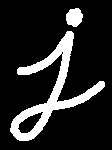
#> input picture python-opencv/blog8-erode/demo.png, 112 x 150 px
$ python quanjiafu.py
#> lines starting #> are read from the running program, lines starting #| are printed output that depends on the picture; after the words box and inside, x2 and y2 are one past the last pixel; in counts of white or black regions, pixels touching at a corner belong together
import cv2 as cv
import matplotlib.pyplot as plt
import numpy as np

# 读取图像
source = cv.imread('demo.png', cv.IMREAD_GRAYSCALE)
#> source: shape (150, 112); 15.3% white; 2 white regions, box (x1, y1, x2, y2) and area: (10, 31, 105, 141) 2331, (66, 8, 83, 27) 245

# 设置卷积核
kernel = np.ones((5, 5),np.uint8)

# 图像腐蚀
erode_img = cv.erode(source, kernel)
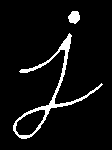
#> erode_img: shape (150, 112); 6% white; 2 white regions, box (x1, y1, x2, y2) and area: (13, 33, 103, 139) 898, (68, 11, 80, 24) 117

# 图像膨胀
dilate_result = cv.dilate(source, kernel)
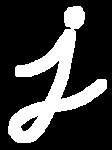
#> dilate_result: shape (150, 112); 24.6% white; 1 white region, box (x1, y1, x2, y2) and area: (8, 6, 107, 143) 4134

# 显示结果
titles = ['Source Img','Erode Img','Dilate Img']
images = [source, erode_img, dilate_result]

# matplotlib 绘图
for i in range(3):
   plt.subplot(1, 3, i+1), plt.imshow(images[i],'gray')
   plt.title(titles[i])
   plt.xticks([]),plt.yticks([])

plt.show()
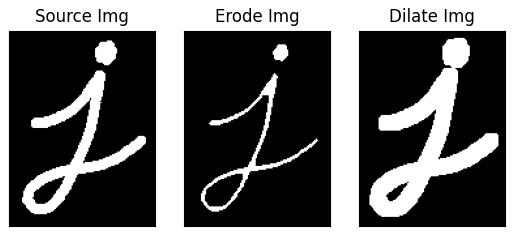
#> figure drawn by matplotlib, 3 panels
